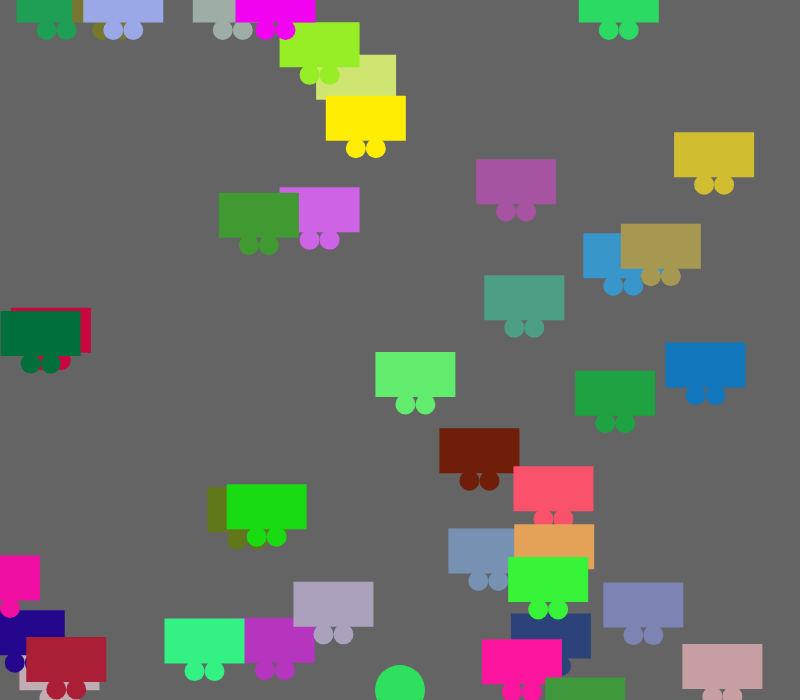
Frame 1 (no input)
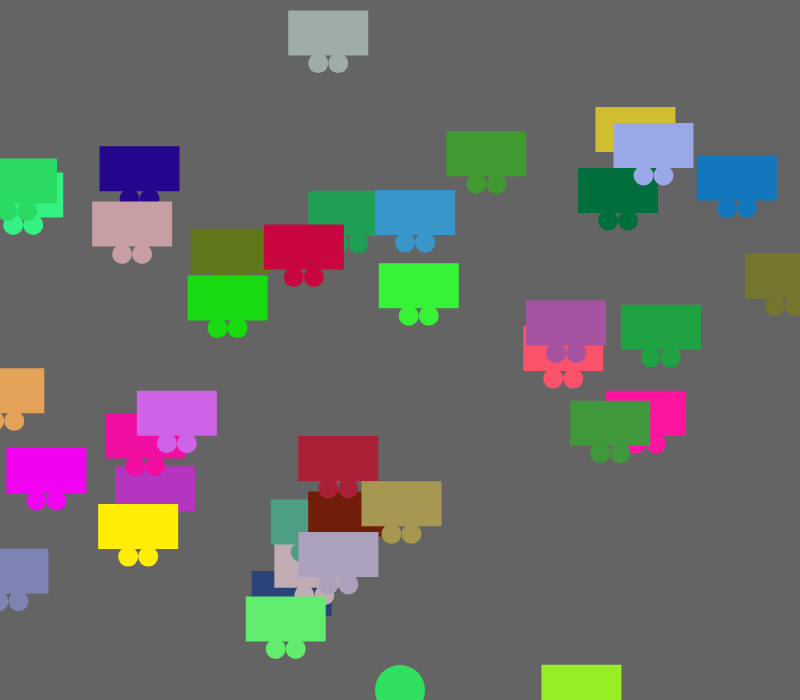
Frame 60 (no input)
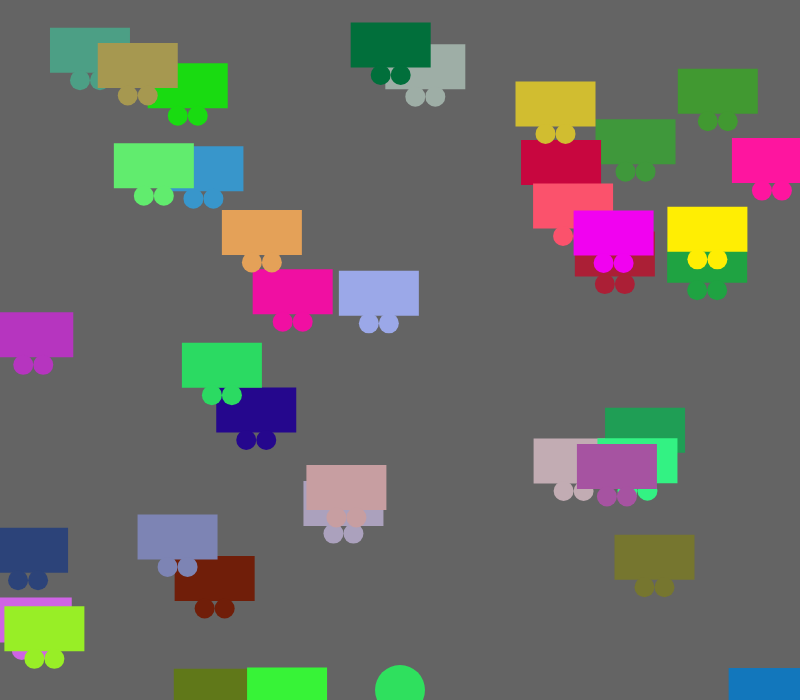
Frame 120 (the mouse pressed at the canvas centre since frame 60)

The p5.js sketch that drew these frames (run headless with seeded random() and noise() and a simulated clock; from frame 60 on, the mouse is pressed at the canvas centre):

// p5.js sketch
// ── sketch.js
var cars=[];
var frogPos;

function setup() {
  createCanvas(800, 700);
  rectMode(CENTER); //or imagemode(CENTER);
  for(var i=0; i<40; i++){
    cars.push(new Car());
  }
  frogPos = createVector(width/2, height-10);
}



function draw() {
  background(100);
  for(var i=0; i<cars.length; i++){
    cars[i].drive();
    cars[i].display();
    //collision detection
    if(cars[i].pos.dist(frogPos)<50){
        cars.splice(i,1);
    }
  }
  //frog
  fill(47, 224, 94);
  ellipse(frogPos.x, frogPos.y, 50, 50);
  checkForKeys(); //this moves the frog
}

function Car(){
  //attributes
    this.r=random(255);
    this.g=random(255);
    this.b=random(255);
    this.pos= createVector(random(width), random(width));
    this.vel= createVector(random(-5,5), random(-5,5));
  //methods
    this.display=function(){
      noStroke();
      fill(this.r,this.g,this.b);
      rect(this.pos.x, this.pos.y, 80, 45);
      ellipse(this.pos.x-10, this.pos.y+30, 20,20);
      ellipse(this.pos.x+10, this.pos.y+30, 20,20);
    }//
    this.drive=function(){
      this.pos.add(this.vel);
      if (this.pos.x>width) this.pos.x=0;
      if (this.pos.x<0) this.pos.x=width;
      if (this.pos.y>height) this.pos.y=0;
      if (this.pos.y<0) this.pos.y=height;
    }
}

function checkForKeys(){
  if(keyIsDown(LEFT_ARROW)) frogPos.x= frogPos.x -5;
  if(keyIsDown(RIGHT_ARROW)) frogPos.x= frogPos.x +5;
  if(keyIsDown(UP_ARROW)) frogPos.y= frogPos.y -5;
  if(keyIsDown(DOWN_ARROW)) frogPos.y= frogPos.y +5;
}
